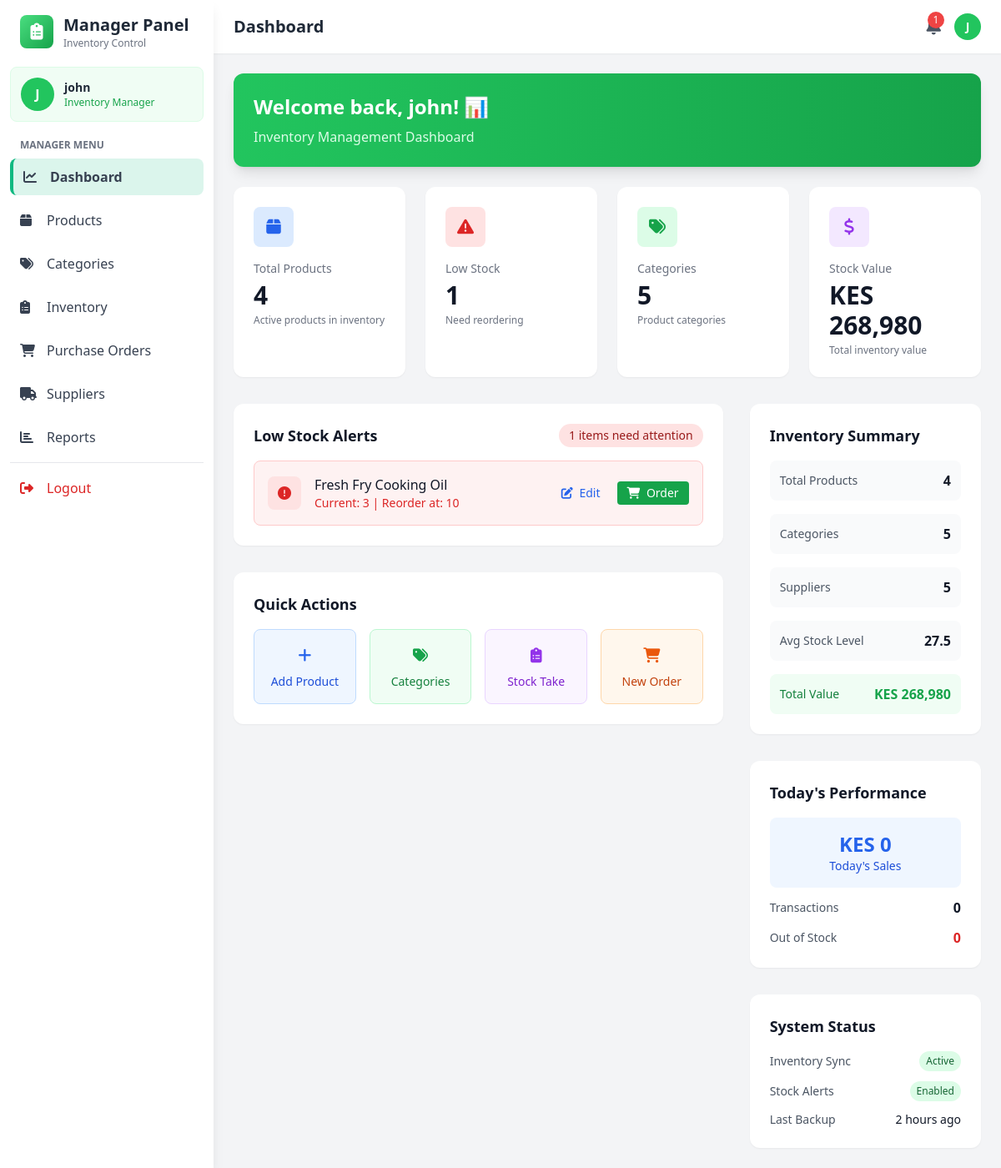
The page /manager/dashboard (signed in) on the database as committed earlier.
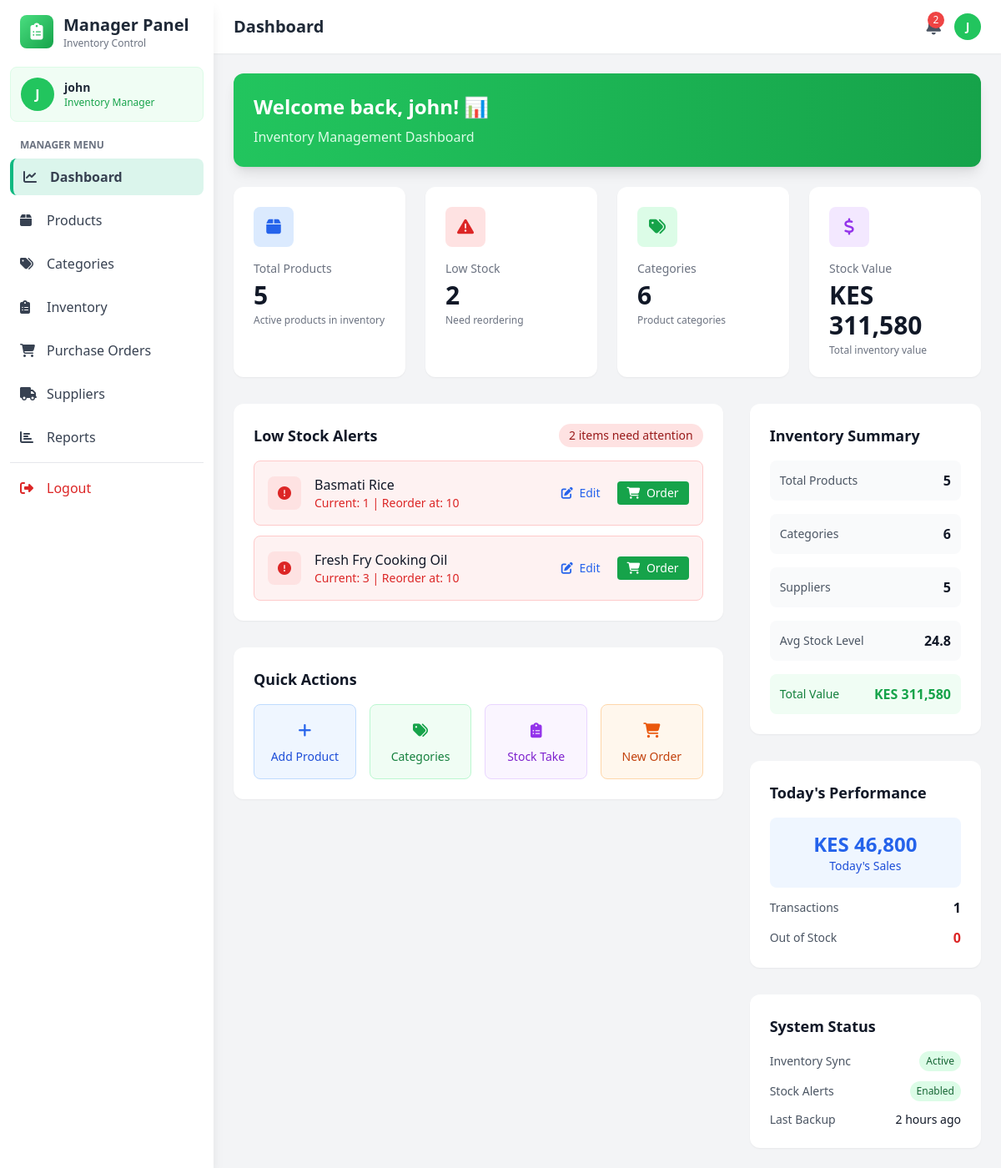
The same page on the database as committed later.
### models.py (models this page shows, shortened)
class Product(db.Model):
    __tablename__ = 'products'
    id = db.Column(db.Integer, primary_key=True)
    name = db.Column(db.String(200), nullable=False)
    sku = db.Column(db.String(50), unique=True, nullable=False)  # Stock code
    description = db.Column(db.Text)
    cost_price = db.Column(db.Float, nullable=False)
    selling_price = db.Column(db.Float, nullable=False)
    quantity = db.Column(db.Integer, default=0)
    reorder_level = db.Column(db.Integer, default=10)
    category_id = db.Column(db.Integer, db.ForeignKey('categories.id'), nullable=False)
    supplier_id = db.Column(db.Integer, db.ForeignKey('suppliers.id'), nullable=False)
    created_at = db.Column(db.DateTime, default=datetime.utcnow)
    updated_at = db.Column(db.DateTime, default=datetime.utcnow, onupdate=datetime.utcnow)
    is_active = db.Column(db.Boolean, default=True)
    image_url = db.Column(db.String(500))  # For Cloudinary image URLs
    unit = db.Column(db.String(50), default='piece')  # piece, kg, liter, pack, box, etc.
    category = db.relationship('Category', backref='products')
    supplier = db.relationship('Supplier', backref='products')

### app.py (the view)
@app.route('/manager/dashboard')
@login_required
def manager_dashboard():
    if current_user.role != 'manager':
        flash('Access denied. Manager only.', 'danger')
        return redirect(url_for('index'))
    total_products = Product.query.count()
    total_categories = Category.query.count()
    total_suppliers = Supplier.query.count()
    low_stock_products = Product.query.filter(
        Product.quantity <= Product.reorder_level
    ).all()
    out_of_stock_products = Product.query.filter(Product.quantity == 0).all()
    products = Product.query.all()
    total_stock_value = sum(product.cost_price * product.quantity for product in products)
    average_stock_level = sum(product.quantity for product in products) / len(products) if products else 0
    recent_movements = StockMovement.query.order_by(StockMovement.timestamp.desc()).limit(10).all()
    from datetime import datetime, date
    today_sales = Sale.query.filter(db.func.date(Sale.sale_date) == date.today()).all()
    today_sales_total = sum(sale.total_amount for sale in today_sales)
    return render_template('manager/manager.html',
                         total_products=total_products,
                         total_categories=total_categories,
                         total_suppliers=total_suppliers,
                         low_stock_products=low_stock_products,
                         low_stock_count=len(low_stock_products),
                         out_of_stock_count=len(out_of_stock_products),
                         total_stock_value=total_stock_value,
                         average_stock_level=round(average_stock_level, 1),
                         recent_movements=recent_movements,
                         today_sales_total=today_sales_total,
                         today_sales_count=len(today_sales))

### app.py (called while the page is built)
@login_manager.user_loader
def load_user(user_id):
    return User.query.get(int(user_id))

### templates/manager/manager.html (shortened to what the changed rows need)
<!DOCTYPE html>
<html lang="en">
<head>
    <script src="https://cdn.tailwindcss.com"></script>
    <link rel="stylesheet" href="https://cdnjs.cloudflare.com/ajax/libs/font-awesome/6.4.0/css/all.min.css">
</head>
<body class="bg-gray-100">
    <aside class="fixed top-0 left-0 z-40 w-64 h-screen bg-white shadow-lg">
        <div class="h-full px-3 py-4 overflow-y-auto">
            <div class="flex items-center mb-5 px-3">
                <div class="ml-3">
                    <h2 class="text-xl font-bold text-gray-800">Manager Panel</h2>
                </div>
            </div>
        </div>
    </aside>
    <div class="ml-64">
        <header class="bg-white shadow-sm sticky top-0 z-30">
            <div class="flex items-center justify-between px-6 py-4">
                <h1 id="pageTitle" class="text-xl font-semibold text-gray-800">Dashboard</h1>
                <div class="flex items-center space-x-4">
                    <button class="relative text-gray-600 hover:text-gray-800">
                        {% if low_stock_count > 0 %}
                        <span
                            class="absolute -top-1 -right-1 bg-red-500 text-white text-xs w-5 h-5 rounded-full flex items-center justify-center">{{
                            low_stock_count }}</span>
                        {% endif %}
                    </button>
                </div>
            </div>
        </header>
        <main class="p-6">
            <div id="dashboard-section" class="content-section active">
                <div class="bg-gradient-to-r from-green-500 to-green-600 rounded-xl shadow-lg p-6 text-white mb-6">
                    <h2 class="text-2xl font-bold mb-2">Welcome back, {{ current_user.username }}! 📊</h2>
                </div>
                <div class="grid grid-cols-1 md:grid-cols-4 gap-6 mb-8">
                    <div class="bg-white rounded-xl shadow-sm p-6 hover:shadow-md transition">
                        <div class="w-12 h-12 bg-blue-100 rounded-lg flex items-center justify-center mb-4">
                            <i class="fas fa-box text-blue-600 text-xl"></i>
                        </div>
                        <h3 class="text-gray-500 text-sm mb-1">Total Products</h3>
                        <p class="text-3xl font-bold text-gray-900">{{ total_products }}</p>
                        <p class="text-xs text-gray-500 mt-1">Active products in inventory</p>
                    </div>
                    <div class="bg-white rounded-xl shadow-sm p-6 hover:shadow-md transition">
                        <div class="w-12 h-12 bg-red-100 rounded-lg flex items-center justify-center mb-4">
                            <i class="fas fa-exclamation-triangle text-red-600 text-xl"></i>
                        </div>
                        <h3 class="text-gray-500 text-sm mb-1">Low Stock</h3>
                        <p class="text-3xl font-bold text-gray-900">{{ low_stock_count }}</p>
                        <p class="text-xs text-gray-500 mt-1">Need reordering</p>
                    </div>
                    <div class="bg-white rounded-xl shadow-sm p-6 hover:shadow-md transition">
                        <div class="w-12 h-12 bg-green-100 rounded-lg flex items-center justify-center mb-4">
                            <i class="fas fa-tags text-green-600 text-xl"></i>
                        </div>
                        <h3 class="text-gray-500 text-sm mb-1">Categories</h3>
                        <p class="text-3xl font-bold text-gray-900">{{ total_categories }}</p>
                        <p class="text-xs text-gray-500 mt-1">Product categories</p>
                    </div>
                    <div class="bg-white rounded-xl shadow-sm p-6 hover:shadow-md transition">
                        <div class="w-12 h-12 bg-purple-100 rounded-lg flex items-center justify-center mb-4">
                            <i class="fas fa-dollar-sign text-purple-600 text-xl"></i>
                        </div>
                        <h3 class="text-gray-500 text-sm mb-1">Stock Value</h3>
                        <p class="text-3xl font-bold text-gray-900">KES {{ "{:,.0f}".format(total_stock_value) }}</p>
                        <p class="text-xs text-gray-500 mt-1">Total inventory value</p>
                    </div>
                </div>
                <div class="grid grid-cols-1 lg:grid-cols-3 gap-8">
                    <div class="lg:col-span-2 space-y-8">
                        <div class="bg-white rounded-xl shadow-sm p-6">
                            <div class="flex items-center justify-between mb-4">
                                <h3 class="text-lg font-semibold text-gray-900">Low Stock Alerts</h3>
                                {% if low_stock_count > 0 %}
                                <span class="bg-red-100 text-red-800 text-sm px-3 py-1 rounded-full font-medium">
                                    {{ low_stock_count }} items need attention
                                </span>
                                {% endif %}
                            </div>
                            <div class="space-y-3">
                                {% if low_stock_products %}
                                {% for product in low_stock_products %}
                                <div
                                    class="flex items-center justify-between p-4 bg-red-50 rounded-lg border border-red-200">
                                    <div class="flex items-center space-x-4">
                                        <div class="w-10 h-10 bg-red-100 rounded-lg flex items-center justify-center">
                                            <i class="fas fa-exclamation-circle text-red-600"></i>
                                        </div>
                                        <div>
                                            <p class="font-medium text-gray-900">{{ product.name }}</p>
                                            <p class="text-sm text-red-600">
                                                Current: {{ product.quantity }} | Reorder at: {{ product.reorder_level
                                                }}
                                            </p>
                                        </div>
                                    </div>
                                    <div class="flex space-x-2">
                                        <button onclick="editProduct('{{ product.id }}')"
                                            class="text-blue-600 hover:text-blue-800 px-3 py-1 rounded text-sm font-medium">
                                            <i class="fas fa-edit mr-1"></i> Edit
                                        </button>
                                        <button
                                            onclick="createOrder('{{ product.id }}', '{{ product.name }}', '{{ product.supplier_id }}')"
                                            class="bg-green-600 hover:bg-green-700 text-white px-3 py-1 rounded text-sm font-medium">
                                            <i class="fas fa-shopping-cart mr-1"></i> Order
                                        </button>
                                    </div>
                                </div>
                                {% endfor %}
                                {% else %}
                                <div class="text-center py-8">
                                    <i class="fas fa-check-circle text-green-500 text-4xl mb-3"></i>
                                    <p class="text-gray-600 font-medium">All products are well stocked!</p>
                                    <p class="text-sm text-gray-500 mt-1">No low stock alerts at this time</p>
                                </div>
                                {% endif %}
                            </div>
                        </div>
                    </div>
                    <div class="space-y-8">
                        <div class="bg-white rounded-xl shadow-sm p-6">
                            <div class="space-y-4">
                                <div class="flex justify-between items-center p-3 bg-gray-50 rounded-lg">
                                    <span class="text-sm text-gray-600">Total Products</span>
                                    <span class="font-bold text-gray-900">{{ total_products }}</span>
                                </div>
                                <div class="flex justify-between items-center p-3 bg-gray-50 rounded-lg">
                                    <span class="text-sm text-gray-600">Categories</span>
                                    <span class="font-bold text-gray-900">{{ total_categories }}</span>
                                </div>
                                <div class="flex justify-between items-center p-3 bg-gray-50 rounded-lg">
                                    <span class="text-sm text-gray-600">Avg Stock Level</span>
                                    <span class="font-bold text-gray-900">{{ average_stock_level }}</span>
                                </div>
                                <div class="flex justify-between items-center p-3 bg-green-50 rounded-lg">
                                    <span class="text-sm text-green-700">Total Value</span>
                                    <span class="font-bold text-green-600">KES {{ "{:,.0f}".format(total_stock_value)
                                        }}</span>
                                </div>
                            </div>
                        </div>
                        <div class="bg-white rounded-xl shadow-sm p-6">
                            <div class="space-y-3">
                                <div class="text-center p-4 bg-blue-50 rounded-lg">
                                    <p class="text-2xl font-bold text-blue-600">KES {{
                                        "{:,.0f}".format(today_sales_total) }}</p>
                                    <p class="text-sm text-blue-700">Today's Sales</p>
                                </div>
                                <div class="flex justify-between items-center">
                                    <span class="text-sm text-gray-600">Transactions</span>
                                    <span class="font-bold text-gray-900">{{ today_sales_count }}</span>
                                </div>
                            </div>
                        </div>
                    </div>
                </div>
            </div>
        </main>
    </div>
</body>
</html>

Rows that differ between the two databases and show on the page:
now on this page (row edited): Product: name "Basmati Rice", quantity "1", reorder_level "10"
Other text that changed with them:
{{ low_stock_count }}: "1" → "2"
{{ total_products }}: "4" → "5"
{{ total_categories }}: "5" → "6"
{{ "{:,.0f}".format(total_stock_value) }}: "268,980" → "311,580"
{{ average_stock_level }}: "27.5" → "24.8"
{{ "{:,.0f}".format(today_sales_total) }}: "0" → "46,800"
{{ today_sales_count }}: "0" → "1"
